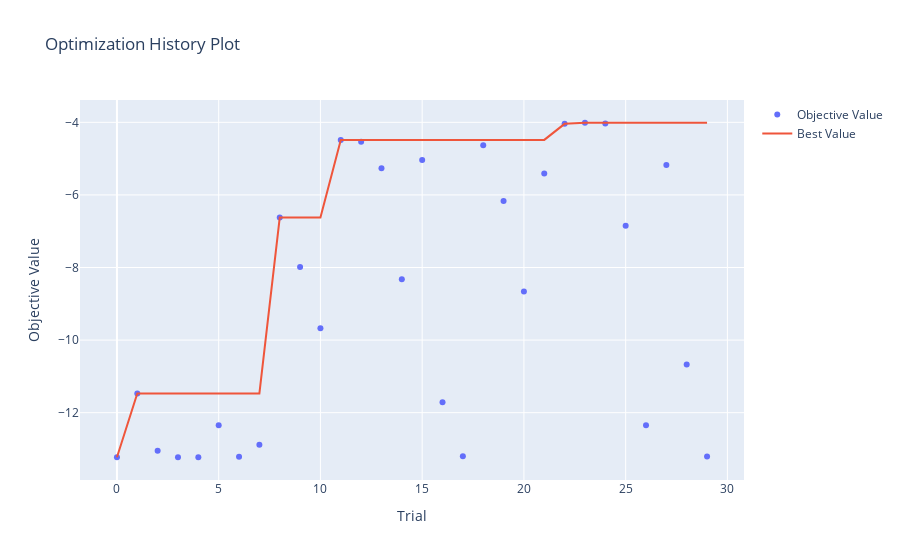

Notebook cell for this chart:
### Code cell
# 시각화
optuna.visualization.plot_optimization_history(optuna_lgbm)

### Figure 1 — Plotly figure (JSON) as saved in the notebook; plotly's stock layout.template omitted (floating-point values rounded to 4 significant figures)
{"data": [{"mode": "markers", "name": "Objective Value", "type": "scatter", "x": [0, 1, 2, 3, 4, 5, 6, 7, 8, 9, 10, 11, 12, 13, 14, 15, 16, 17, 18, 19, 20, 21, 22, 23, 24, 25, 26, 27, 28, 29], "y": [-13.23, -11.47, -13.05, -13.23, -13.23, -12.35, -13.21, -12.88, -6.625, -7.983, -9.672, -4.484, -4.535, -5.268, -8.324, -5.04, -11.71, -13.2, -4.634, -6.17, -8.663, -5.409, -4.042, -4.012, -4.029, -6.852, -12.35, -5.178, -10.68, -13.21]}, {"name": "Best Value", "type": "scatter", "x": [0, 1, 2, 3, 4, 5, 6, 7, 8, 9, 10, 11, 12, 13, 14, 15, 16, 17, 18, 19, 20, 21, 22, 23, 24, 25, 26, 27, 28, 29], "y": [-13.23, -11.47, -11.47, -11.47, -11.47, -11.47, -11.47, -11.47, -6.625, -6.625, -6.625, -4.484, -4.484, -4.484, -4.484, -4.484, -4.484, -4.484, -4.484, -4.484, -4.484, -4.484, -4.042, -4.012, -4.012, -4.012, -4.012, -4.012, -4.012, -4.012]}], "layout": {"title": {"text": "Optimization History Plot"}, "xaxis": {"title": {"text": "Trial"}}, "yaxis": {"title": {"text": "Objective Value"}}}}
